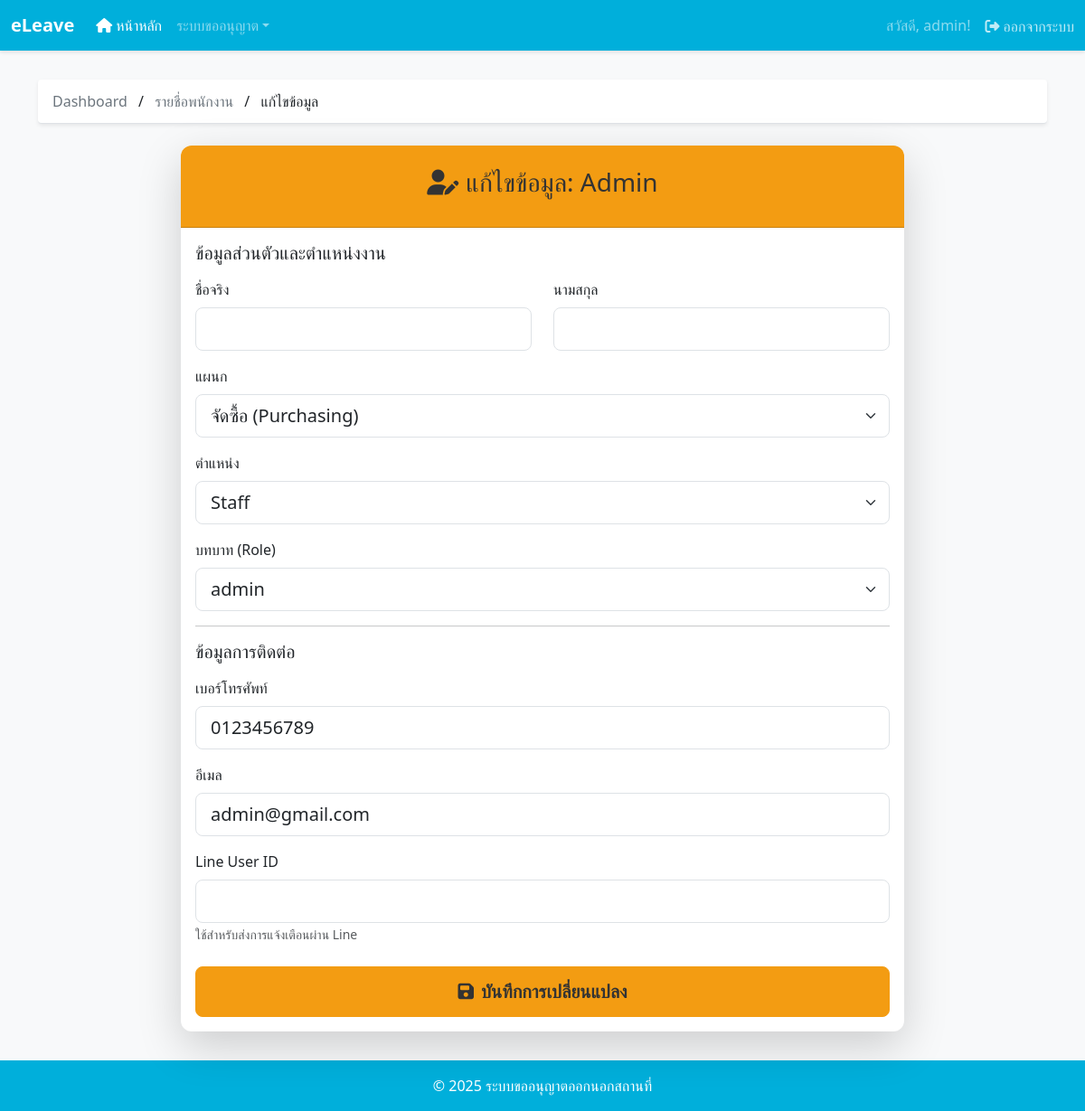
The page /user/edit/1/ (signed in) on the database its author committed.
### app/models.py (models this page shows, shortened)
class Employee(models.Model):
    user = models.OneToOneField(User, on_delete=models.CASCADE)
    employee_id = models.AutoField(primary_key=True)
    name = models.CharField(max_length=255)
    phone = models.CharField(max_length=32, null=True, blank=True)
    email = models.CharField(max_length=255, null=True, blank=True)
    line_user_id = models.CharField(max_length=255, null=True, blank=True)
    department = models.ForeignKey(Department, on_delete=models.CASCADE, db_column='department_id')
    position = models.ForeignKey(Position, on_delete=models.CASCADE, db_column='position_id')
    role = models.ForeignKey(Role, on_delete=models.CASCADE, db_column='role_id')

class Department(models.Model):
    department_id = models.AutoField(primary_key=True)
    department_name = models.CharField(max_length=255)
    def __str__(self):
        return self.department_name

class Position(models.Model):
    position_id = models.AutoField(primary_key=True)
    position_name = models.CharField(max_length=255)
    position_level = models.IntegerField()
    def __str__(self):
        return self.position_name

class Role(models.Model):
    role_id = models.AutoField(primary_key=True)
    role_name = models.CharField(max_length=255)
    def __str__(self):
        return self.role_name

### app/views.py (the view)
# urls.py: path('user/edit/<int:employee_id>/', views.edit_employee_view, name='edit-employee'),
@login_required
@user_passes_test(is_hr_or_admin, login_url='/')
def edit_employee_view(request, employee_id):
    employee = get_object_or_404(Employee, employee_id=employee_id)
    if request.method == 'POST':
        form = EmployeeUpdateForm(request.POST, request.FILES, instance=employee)
        if form.is_valid():
            form.save()
            messages.success(request, f'อัปเดตข้อมูลของ "{employee.name}" เรียบร้อยแล้ว')
            return redirect('app:employee-list')
    else:
        form = EmployeeUpdateForm(instance=employee)
    return render(request, 'app/edit_employee.html', {'form': form})

### app/forms.py (shortened to what this page needs)
class EmployeeUpdateForm(forms.ModelForm):
    first_name = forms.CharField(max_length=150, required=True, label='ชื่อจริง')
    last_name = forms.CharField(max_length=150, required=True, label='นามสกุล')
    department = forms.ModelChoiceField(queryset=Department.objects.all(), label='แผนก')
    position = forms.ModelChoiceField(queryset=Position.objects.all(), label='ตำแหน่ง')
    role = forms.ModelChoiceField(queryset=Role.objects.all(), label='บทบาท (Role)')
    class Meta:
        model = Employee
        fields = ['phone', 'email', 'department', 'position', 'role', 'line_user_id']
    def __init__(self, *args, **kwargs):
        super().__init__(*args, **kwargs)
        if self.instance and self.instance.user:
            self.fields['first_name'].initial = self.instance.user.first_name
            self.fields['last_name'].initial = self.instance.user.last_name
        for field_name, field in self.fields.items():
            css_class = 'form-select form-select-lg' if isinstance(field.widget, forms.Select) else 'form-control form-control-lg'
            field.widget.attrs.update({'class': css_class})

### app/context_processors.py (called while the page is built)
def load_site_config(request):
    try:
        with open(CONFIG_FILE_PATH, 'r', encoding='utf-8') as f:
            config = json.load(f)
    except (FileNotFoundError, json.JSONDecodeError):
        config = {
            'brand_name': 'eLeave (Default)',
            'footer_text': '&copy; 2025 (Default)',
            'color_primary': '#3498db',
            'color_success': '#198754',
            'color_warning': '#f39c12',
            'color_danger': '#e74c3c'
        }
    return {'site_config': config}

### app/views.py (called while the page is built)
def is_hr_or_admin(user):
    if not hasattr(user, 'employee'):
        return user.is_superuser
    return user.employee.role.role_name.lower() in ['hr', 'admin']

### app/templates/app/edit_employee.html (shortened to what this page needs)
{% extends 'base.html' %}
{% block breadcrumb %}
  <a href="{% url 'app:dashboard' %}" class="text-decoration-none text-secondary">Dashboard</a>
  <span class="mx-2">/</span>
  <a href="{% url 'app:employee-list' %}" class="text-decoration-none text-secondary">รายชื่อพนักงาน</a>
  <span class="mx-2">/</span>
  <span class="text-dark">แก้ไขข้อมูล</span>
{% endblock %}
{% block content %}
<div class="form-container">
    <div class="card form-card shadow-lg">
        <div class="card-header">
            <h3><i class="fas fa-user-edit me-2"></i>แก้ไขข้อมูล: {{ form.instance.name }}</h3>
        </div>
        <div class="card-body">
            <form method="post">
                <h5 class="mb-3">ข้อมูลส่วนตัวและตำแหน่งงาน</h5>
                <div class="row">
                    <div class="col-md-6 mb-3">
                        <label class="form-label">ชื่อจริง</label>
                        {{ form.first_name }}
                    </div>
                    <div class="col-md-6 mb-3">
                        <label class="form-label">นามสกุล</label>
                        {{ form.last_name }}
                    </div>
                </div>
                <div class="mb-3">
                    <label class="form-label">แผนก</label>
                    {{ form.department }}
                </div>
                <div class="mb-3">
                    <label class="form-label">ตำแหน่ง</label>
                    {{ form.position }}
                </div>
                <div class="mb-3">
                    <label class="form-label">บทบาท (Role)</label>
                    {{ form.role }}
                </div>
                <hr>
                <h5 class="mb-3">ข้อมูลการติดต่อ</h5>
                <div class="mb-3">
                    <label class="form-label">เบอร์โทรศัพท์</label>
                    {{ form.phone }}
                </div>
                <div class="mb-3">
                    <label class="form-label">อีเมล</label>
                    {{ form.email }}
                </div>
                <div class="mb-3">
                    <label class="form-label">Line User ID</label>
                    {{ form.line_user_id }}
                    <small class="form-text text-muted">ใช้สำหรับส่งการแจ้งเตือนผ่าน Line</small>
                </div>
                <div class="d-grid mt-4">
                    <button type="submit" class="btn btn-lg btn-update">
                        <i class="fas fa-save me-2"></i>บันทึกการเปลี่ยนแปลง
                    </button>
                </div>
            </form>
        </div>
    </div>
</div>
{% endblock %}

### app/templates/base.html (shortened to what this page needs)
{% load static %}
<!DOCTYPE html>
<html lang="th">
<head>
    <link href="https://cdn.jsdelivr.net/npm/bootstrap@5.3.3/dist/css/bootstrap.min.css" rel="stylesheet" />
    <link rel="stylesheet" href="https://cdnjs.cloudflare.com/ajax/libs/font-awesome/6.4.0/css/all.min.css" />
</head>
<body>
    <nav class="navbar navbar-expand-lg navbar-dark navbar-custom sticky-top">
        <div class="container-fluid">
            <a class="navbar-brand fw-bold" href="{% url 'app:dashboard' %}">{{ site_config.brand_name|default:'eLeave' }}</a>
            <div class="collapse navbar-collapse" id="navbarNav">
                <ul class="navbar-nav me-auto mb-2 mb-lg-0">
                    <li class="nav-item">
                        <a class="nav-link active" href="{% url 'app:dashboard' %}"><i class="fas fa-home me-1"></i>หน้าหลัก</a>
                    </li>
                    {% if user.is_authenticated and not is_security %}
                    <li class="nav-item dropdown">
                        <a class="nav-link dropdown-toggle" href="#" role="button" data-bs-toggle="dropdown">ระบบขออนุญาต</a>
                    </li>
                    {% endif %}
                </ul>
                <div class="d-flex align-items-center">
                    {% if user.is_authenticated %}
                      <span class="navbar-text me-3">สวัสดี, {{ user.first_name|default:user.username }}!</span>
                      <form class="logout-form d-inline" action="{% url 'app:logout' %}" method="post">
                        <button type="submit" class="btn"><i class="fas fa-sign-out-alt me-1"></i>ออกจากระบบ</button>
                      </form>
                    {% endif %}
                </div>
            </div>
        </div>
    </nav>
    <main class="main-content container">
        <div class="breadcrumb-bar shadow-sm">
            {% block breadcrumb %}<a href="{% url 'app:dashboard' %}" class="text-decoration-none text-secondary"><i class="fas fa-home me-2"></i>หน้าหลัก</a>{% endblock %}
        </div>
        {% block content %}
        {% endblock %}
        </main>
    <footer class="footer">
        <span>{{ site_config.footer_text|safe|default:"&copy; 2025 ระบบขออนุญาตออกนอกสถานที่" }}</span>
    </footer>
</body>
</html>

### rows shown on the page
Employee: instance.name "Admin", phone "0123456789", email "admin@gmail.com"
Department: department "จัดซื้อ (Purchasing)"
Position: position "Staff"
Role: role "admin"

### other values the page prints
{{ site_config.brand_name|default:'eLeave' }} "eLeave"
{{ user.first_name|default:user.username }} "admin"
